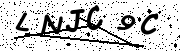
#> input picture captchas/captcha_0001.png, 180 x 51 px; its folder holds only this picture in this run
$ python teste_nuvem.py   (older library calls are emulated)
#> lines starting #> are read from the running program, lines starting #| are printed output that depends on the picture; after the words box and inside, x2 and y2 are one past the last pixel; in counts of white or black regions, pixels touching at a corner belong together
### sei_captcha_pipeline.py
#!/usr/bin/env python3
"""
sei_captcha_pipeline.py
=======================
Pipeline completo para resolução de captchas SEI São Luís-MA

Uso: python sei_captcha_pipeline.py --captcha captcha_0001.png
     python sei_captcha_pipeline.py --batch captchas/

Fases:
    0: Auditoria do dataset
    1: Pré-processamento robusto
    2: Segmentação de caracteres
    3: Dataset de glifos
    4: Reconhecedor (vizinho mais próximo, templates de rotulos.txt)
    5: Política de submissão
"""

import sys
import argparse
import json
import pickle
import cv2
import numpy as np
from pathlib import Path
from collections import defaultdict

BASE_DIR = Path(__file__).resolve().parent
MODELO_FILE = BASE_DIR / "modelo_svm.pkl"
POLITICA_FILE = BASE_DIR / "politica.json"
# Padrão: aceita se a probabilidade mínima do captcha for >= isto
LIMIAR_PROB_PADRAO = 0.76


# ============================================================
# FASE 0: Pré-requisitos
# ============================================================

ROTULOS_FILE = BASE_DIR / "rotulos.txt"
SPLIT_FILE = BASE_DIR / "dataset_split.json"
CAPTCHAS_DIR = BASE_DIR / "captchas"
DEBUG_FASE1 = BASE_DIR / "debug_fase1"
GLIFOS_DIR = BASE_DIR / "glifos"
GLIFOS_CLASE_DIR = BASE_DIR / "glifos_por_classe"
CONFUSOES = {
    '7': ['Z'], 'Z': ['7'],
    'V': ['Y'], 'Y': ['V'],
    'G': ['2', '6'], '2': ['G'], '6': ['G'],
    '1': ['I'], 'I': ['1'],
    'O': ['0', '9'], '9': ['O', '0'], '0': ['O'],
    'A': ['4'], '4': ['A'],
    '5': ['S'], 'S': ['5'],
    '8': ['B'], 'B': ['8'],
    'U': ['V'], 'V': ['U'],
}


def normalizar_glifo(img):
    """Normaliza glifo para 32x32 float32 [0,1]"""
    if img is None:
        return None
    if img.dtype != np.uint8:
        img = img.astype(np.uint8)
    if np.mean(img) > 127:
        img = 255 - img
    coords = np.where(img > 0)
    if len(coords[0]) == 0:
        return None
    y_min, y_max = int(coords[0].min()), int(coords[0].max())
    x_min, x_max = int(coords[1].min()), int(coords[1].max())
    glifo_cortado = img[y_min:y_max+1, x_min:x_max+1]
    h, w = glifo_cortado.shape
    scale = 26.0 / max(h, w)
    new_h = max(1, int(h * scale))
    new_w = max(1, int(w * scale))
    glifo_resized = cv2.resize(glifo_cortado, (new_w, new_h), interpolation=cv2.INTER_AREA)
    canvas = np.zeros((32, 32), dtype=np.float32)
    start_y = (32 - new_h) // 2
    start_x = (32 - new_w) // 2
    canvas[start_y:start_y+new_h, start_x:start_x+new_w] = glifo_resized.astype(np.float32) / 255.0
    return canvas.flatten()


# [8 lines left out: function coseno_similarity, not called in this run]


# ============================================================
# FASE 1: Pré-processamento
# ============================================================

def preprocess(caminho_ou_bytes, remover_linhas=True):
    """Pipeline de pré-processamento robusto"""
    if isinstance(caminho_ou_bytes, (bytes, bytearray)):
        arr = np.frombuffer(caminho_ou_bytes, dtype=np.uint8)
        img = cv2.imdecode(arr, cv2.IMREAD_GRAYSCALE)
    else:
        caminho = Path(caminho_ou_bytes)
        if not caminho.exists():
            raise FileNotFoundError(f"Arquivo não encontrado: {caminho}")
        img = cv2.imread(str(caminho), cv2.IMREAD_GRAYSCALE)

    if img is None:
        raise ValueError(f"Falha ao carregar imagem: {caminho_ou_bytes}")

    # 1. Suavização inicial (remove o "sal" de pontos isolados)
    img_blur = cv2.medianBlur(img, 3)

    # 2. Binarização Otsu com polaridade TINTA=255, FUNDO=0
    _, ink = cv2.threshold(img_blur, 0, 255, cv2.THRESH_BINARY_INV + cv2.THRESH_OTSU)

    # 3. Remoção de linhas: as linhas do SEI têm ~2px e os traços das letras ~4-5px,
    #    então uma abertura 3x3 apaga as linhas sem cortar as letras.
    #    (O HoughLinesP antigo apagava pedaços de V, Y, 7, G...)
    if remover_linhas:
        kernel = cv2.getStructuringElement(cv2.MORPH_ELLIPSE, (3, 3))
        ink = cv2.morphologyEx(ink, cv2.MORPH_OPEN, kernel)

    # 4. Limpeza de ruído por área
    num_labels, labels, stats, _ = cv2.connectedComponentsWithStats(ink, connectivity=8)
    out = np.zeros_like(ink)
    for i in range(1, num_labels):
        x, y, w, h, area = stats[i]
        if area >= 25 and h >= 6:
            out[labels == i] = 255

    return out


# ============================================================
# FASE 2: Segmentação
# ============================================================

N_CARACTERES = 6


def segmentar_caracteres(ink_img, n_expected=N_CARACTERES):
    """
    Segmenta caracteres por colunas com tinta.
    1. Acha "corridas" de colunas com >=2 pixels de tinta.
    2. Se houver corridas demais, junta o par vizinho mais estreito.
    3. Se houver de menos, divide a corrida mais larga no vale da projeção.
    """
    h, w = ink_img.shape
    col = (ink_img > 0).sum(axis=0)
    ativo = col >= 2

    corridas = []
    inicio = None
    for x, v in enumerate(ativo):
        if v and inicio is None:
            inicio = x
        elif not v and inicio is not None:
            corridas.append([inicio, x])
            inicio = None
    if inicio is not None:
        corridas.append([inicio, w])

    # Descarta fragmentos pequenos (resto de linha/ruído)
    corridas = [c for c in corridas
                if c[1] - c[0] >= 3 and np.count_nonzero(ink_img[:, c[0]:c[1]]) >= 40]

    if n_expected:
        while len(corridas) > n_expected:
            larguras = [corridas[i+1][1] - corridas[i][0] for i in range(len(corridas)-1)]
            i = int(np.argmin(larguras))
            corridas[i] = [corridas[i][0], corridas[i+1][1]]
            corridas.pop(i+1)

        while 0 < len(corridas) < n_expected:
            i = int(np.argmax([c[1] - c[0] for c in corridas]))
            a, b = corridas[i]
            faltam = n_expected - len(corridas)
            # ~20px por caractere: decide em quantos pedaços dividir
            k = min(max(2, round((b - a) / 20)), faltam + 1)
            cortes = []
            for j in range(1, k):
                c = a + int((b - a) * j / k)
                lo, hi = max(a + 4, c - 5), min(b - 4, c + 6)
                cortes.append(lo + int(np.argmin(col[lo:hi])) if hi > lo else c)
            bordas = [a] + cortes + [b]
            corridas[i:i+1] = [[bordas[j], bordas[j+1]] for j in range(k)]

    return [(int(a), 0, int(b), h) for a, b in corridas]


# ============================================================
# FASE 4/5: Reconhecimento com política de rejeição
# ============================================================

def extrair_features(glifo):
    """Pixels suavizados + histograma de gradientes (tipo HOG) em blocos 8x8"""
    vetor = normalizar_glifo(glifo)
    if vetor is None:
        return None
    im = vetor.reshape(32, 32)
    gx = cv2.Sobel(im, cv2.CV_32F, 1, 0)
    gy = cv2.Sobel(im, cv2.CV_32F, 0, 1)
    mag = np.hypot(gx, gy)
    bins = np.minimum(((np.arctan2(gy, gx) % np.pi) / np.pi * 9).astype(int), 8)
    hist = []
    for y in range(0, 32, 8):
        for x in range(0, 32, 8):
            hist.append(np.bincount(bins[y:y+8, x:x+8].ravel(),
                                    mag[y:y+8, x:x+8].ravel(), minlength=9))
    hist = np.concatenate(hist)
    hist /= np.linalg.norm(hist) + 1e-6
    pixels = cv2.GaussianBlur(im, (5, 5), 0).ravel() / 20.0
    return np.concatenate([hist, pixels]).astype(np.float32)


def carregar_rotulos():
    """Lê rotulos.txt -> {'CAPTCHA_0001': 'LNJC9C', ...}"""
    rotulos = {}
    if ROTULOS_FILE.exists():
        with open(ROTULOS_FILE, 'r', encoding='utf-8') as f:
            for line in f:
                if '=' in line:
                    cid, codigo = line.split('=', 1)
                    rotulos[cid.strip()] = codigo.strip().upper()
    return rotulos


def glifos_rotulados(rotulos=None):
    """Gera (captcha_id, caractere, features) usando a MESMA pipeline da produção"""
    if rotulos is None:
        rotulos = carregar_rotulos()
    amostras = []
    for cid, codigo in sorted(rotulos.items()):
        caminho = CAPTCHAS_DIR / f"{cid.lower()}.png"
        if not caminho.exists():
            print(f"  [!] {cid}: imagem não encontrada ({caminho.name})")
            continue
        if len(codigo) != N_CARACTERES:
            print(f"  [!] {cid}: rótulo '{codigo}' não tem {N_CARACTERES} caracteres, ignorado")
            continue
        ink = preprocess(caminho)
        for (x1, y1, x2, y2), char in zip(segmentar_caracteres(ink), codigo):
            feat = extrair_features(ink[y1:y2, x1:x2])
            if feat is not None:
                amostras.append((cid, char, feat))
    return amostras


def carregar_templates():
    """Templates por classe gerados direto de rotulos.txt + captchas/"""
    templates = defaultdict(list)
    for _, char, feat in glifos_rotulados():
        templates[char].append(feat)
    return dict(templates)


# ============================================================
# Classificador SVM treinado (opcional, mais preciso)
# ============================================================

# [49 lines left out: functions _augment_glyph, treinar_modelo, not called in this run]


def carregar_modelo(treinar_se_faltar=True):
    """Carrega o SVM salvo. Treina na hora se faltar."""
    if MODELO_FILE.exists():
        try:
            with open(MODELO_FILE, 'rb') as f:
                return pickle.load(f)['clf']
        except Exception as e:
            print(f"[-] Falha ao abrir {MODELO_FILE.name}: {e}")
    if treinar_se_faltar:
        return treinar_modelo()
    return None


# [299 lines left out: functions predizer_topk, reconhecer_com_politica, _ler_politica, resolver_captcha, avaliar_leave_one_out, main, not called in this run]


# [2 lines that do not run on import are left out]

### buscar_link_processo.py
"""
buscar_link_processo.py
-----------------------
Recebe o número do processo e devolve a URL da página do processo no SEI
(md_pesq_processo_exibir.php?...), resolvendo o captcha automaticamente com
o SVM treinado nos seus rótulos (sei_captcha_pipeline + modelo_svm.pkl).

Uso como biblioteca:
    from buscar_link_processo import buscar_link
    url = buscar_link("25101.006859/2026", orgao="SEMCAS", headless=True)

Uso na linha de comando (teste):
    python buscar_link_processo.py 25101.006859/2026 [SEMCAS]
"""

import os
import sys
import time
import urllib.parse
from pathlib import Path
from playwright.sync_api import sync_playwright

URL_PESQUISA = (
    "https://sei.saoluis.ma.gov.br/sei/modulos/pesquisa/"
    "md_pesq_processo_pesquisar.php?acao_externa=protocolo_pesquisar"
    "&acao_origem_externa=protocolo_pesquisar&infra_item_menu=2"
    "&id_orgao_acesso_externo=0&infra_hash=868e0c7f0f9573b23a84c15e1118f425"
)

LINKS_PROCESSO = (
    "a[href*='md_pesq_processo_exibir'], a[href*='procedimento_trabalhar']"
)

PASTA = Path(__file__).resolve().parent
CAPTCHAS_DIR = PASTA / "captchas"
ROTULOS_FILE = PASTA / "rotulos.txt"


# [46 lines left out: functions _proximo_id, _salvar_captcha_rotulado, _proxy_config, not called in this run]


def _carregar_reconhecedor():
    """SVM treinado nos rótulos; fallback para templates se o pkl não abrir."""
    modelo, templates = None, None
    try:
        from sei_captcha_pipeline import carregar_modelo, carregar_templates
        modelo = carregar_modelo(treinar_se_faltar=False)
        if modelo is None:
            templates = carregar_templates()
#> (reads rotulos.txt from the repository)
#> in preprocess, img is the input picture: shape (51, 180); min 0, max 255, mean 205.3
#> in preprocess, `_, ink = cv2.threshold(img_blur, 0, 255, cv2.THRESH_BINARY_INV + cv2.T..`:
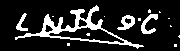
#> ink: shape (51, 180); 15.7% white; 15 white regions (11 under 20 px), largest, box (x1, y1, x2, y2) and area: (15, 5, 144, 49) 998, (141, 14, 158, 34) 149, (117, 15, 135, 30) 141, (16, 13, 28, 31) 91
#> in preprocess, `ink = cv2.morphologyEx(ink, cv2.MORPH_OPEN, kernel)`: ink: shape (51, 180); 13.2% white; 23 white regions (15 under 20 px), largest, box (x1, y1, x2, y2) and area: (35, 14, 63, 37) 273, (82, 5, 103, 30) 193, (64, 9, 85, 32) 175
#> in preprocess, `num_labels, labels, stats, _ = cv2.connectedComponentsWithStats(ink, c..`:
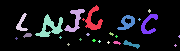
#> labels: shape (51, 180) int32; 24 distinct labels, from 0 to 23; one colour per label, 0 black
#> in preprocess, `num_labels, labels, stats, _ = cv2.connectedComponentsWithStats(ink, c..`: num_labels = 24; stats = 24 rows, first 6: [0, 0, 180, 51, 7972], [82, 5, 21, 25, 193], [64, 9, 21, 23, 175], [148, 9, 3, 4, 8], [16, 13, 12, 18, 89], [35, 14, 28, 23, 273]
#> the loop in preprocess, `for i in range(1, num_labels):` made 23 passes
#> (x, y, w, h, area) on passes 1, 2, 4, 5, 6, 7, 9, 21: (82, 5, 21, 25, 193), (64, 9, 21, 23, 175), (16, 13, 12, 18, 89), (35, 14, 28, 23, 273), (117, 15, 18, 15, 140), (141, 14, 17, 20, 148), (23, 33, 9, 5, 29), (123, 40, 17, 9, 59)
#> after the loop in preprocess, `for i in range(1, num_labels):`:
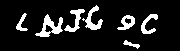
#> out: shape (51, 180); 11.7% white; 7 white regions, largest, box (x1, y1, x2, y2) and area: (35, 14, 63, 37) 273, (82, 5, 103, 30) 193, (64, 9, 85, 32) 175
#> in segmentar_caracteres, `h, w = ink_img.shape`: h = 51; w = 180
#> in segmentar_caracteres, `corridas = [c for c in corridas if c[1] - c[0] >= 3 and np.count_nonze..`: corridas = [[16, 27], [36, 63], [65, 103], [118, 140], [141, 158]]
#> the loop in glifos_rotulados, `for (x1, y1, x2, y2), char in zip(segmentar_caracteres(ink), codigo):` made 6 passes
#> pass 1, in extrair_features, `im = vetor.reshape(32, 32)`:
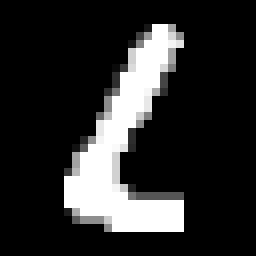
#> im: shape (32, 32) float32 (shown 8 times larger); min 0, max 1, mean 0.169
#> pass 1, in extrair_features, `gx = cv2.Sobel(im, cv2.CV_32F, 1, 0)`:
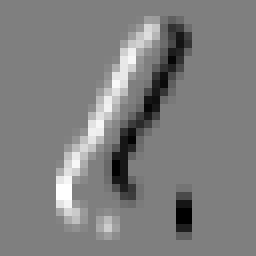
#> gx: shape (32, 32) float32 (shown 8 times larger); min -4, max 4, mean -1.16e-10; drawn with min black and max white
#> pass 1, in extrair_features, `gy = cv2.Sobel(im, cv2.CV_32F, 0, 1)`:
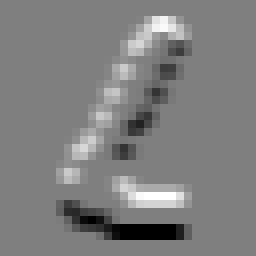
#> gy: shape (32, 32) float32 (shown 8 times larger); min -4, max 4, mean -3.73e-09; drawn with min black and max white
#> pass 1, in extrair_features, `mag = np.hypot(gx, gy)`:
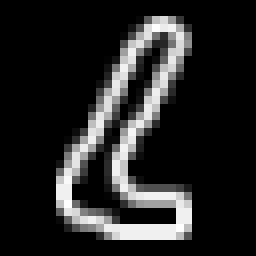
#> mag: shape (32, 32) float32 (shown 8 times larger); min 0, max 4.24, mean 0.613; drawn with min black and max white
#> after the loop in glifos_rotulados, `for (x1, y1, x2, y2), char in zip(segmentar_caracteres(ink), codigo):`: amostras = 6 items
    except Exception as e:
        print(f"[busca] Falha ao carregar reconhecedor: {e}")
    return modelo, templates


# [32 lines left out: function _preparar_formulario, not called in this run]


def _resolver_captcha(img_bytes, modelo, templates):
    from sei_captcha_pipeline import resolver_captcha
    return resolver_captcha(img_bytes, modelo=modelo, templates=templates)


# [125 lines left out: function buscar_link, not called in this run]


# [6 lines that do not run on import are left out]

### teste_nuvem.py
"""
teste_nuvem.py
--------------
Teste de conectividade para rodar na nuvem (Railway, VPS, etc.).

Responde UMA pergunta: o Cloudflare do SEI bloqueia este IP de datacenter?

Etapa 1: abre a página de pesquisa e verifica se veio bloqueio.
Etapa 2 (bônus): roda uma busca completa com o fluxo de produção
         (buscar_link + SVM treinado nos rótulos).

Uso:
    python teste_nuvem.py [numero_processo]

Saída (procure a linha VEREDITO):
    VEREDITO: PASSOU    - o IP passa e a busca funciona
    VEREDITO: BLOQUEADO - Cloudflare barrou este IP (precisa proxy residencial)
    VEREDITO: IP PASSOU - passa, mas o captcha não resolveu (não bloqueia o deploy)
"""

import sys
import time
from pathlib import Path

PASTA = Path(__file__).resolve().parent
sys.path.insert(0, str(PASTA))

from buscar_link_processo import (  # noqa: E402
    URL_PESQUISA, _carregar_reconhecedor, _proxy_config, buscar_link,
)
from playwright.sync_api import sync_playwright  # noqa: E402

PROCESSO_TESTE = sys.argv[1] if len(sys.argv) > 1 else "25101.006859/2026"
ORGAO = "SEMCAS"


def veredito(texto, ok):
    print("\n" + "=" * 62)
    print(f"VEREDITO: {texto}")
    print("=" * 62)
    sys.exit(0 if ok else 1)


def ip_passa_cloudflare():
    """Etapa 1: só verifica se a página carrega sem bloqueio.

    Em datacenter o Cloudflare costuma servir uma página de desafio em vez do
    formulário. Se o formulário não aparecer, NÃO morre no timeout: imprime
    título/corpo/URL da página que veio para dar o veredito na hora.
    """
    with sync_playwright() as p:
        print("[teste] lançando Chromium...", flush=True)
        browser = p.chromium.launch(headless=False, args=[
            "--no-sandbox", "--disable-dev-shm-usage", "--disable-gpu"])
        print("[teste] Chromium no ar, abrindo página...", flush=True)
        proxy = _proxy_config()
        if proxy:
            print(f"[teste] saindo via proxy: {proxy['server']}", flush=True)
        try:
            page = browser.new_context(
                viewport={"width": 1366, "height": 800},
                proxy=proxy).new_page()
            page.goto(URL_PESQUISA, wait_until="domcontentloaded")

            # espera curta pelo formulário; se não vier, segue para o
            # diagnóstico em vez de estourar TimeoutError
            veio = True
            try:
                page.wait_for_selector("#txtProtocoloPesquisa", timeout=20000)
            except Exception:
                veio = False

            titulo = (page.title() or "")[:80]
            corpo = (page.locator("body").inner_text() or "")[:400]
            url_atual = page.url[:120]
            print(f"[teste] título da página: {titulo!r}", flush=True)
            print(f"[teste] URL atual: {url_atual!r}", flush=True)
            print(f"[teste] corpo: {corpo[:250]!r}", flush=True)

            if veio and page.locator("#txtProtocoloPesquisa").count() > 0:
                print("[teste] formulário #txtProtocoloPesquisa presente")
                return "ok"

            baixo = f"{titulo} {corpo}".lower()
            if any(s in baixo for s in (
                    "cloudflare", "attention required", "just a moment",
                    "verify you are human", "checking your browser",
                    "enable javascript", "captcha", "access denied",
                    "blocked")):
                return "bloqueado"

            return "estranho"
        finally:
            try:
                browser.close()
            except Exception:
                pass


def main():
    t0 = time.time()
    print("[teste] importando dependências (cv2/sklearn/pkl 52MB)...", flush=True)
    modelo, templates = _carregar_reconhecedor()
    print(f"[teste] dependências prontas em {time.time() - t0:.0f}s", flush=True)
    print(f"[teste] reconhecedor: {'SVM' if modelo is not None else 'templates'}", flush=True)
    print(f"[teste] processo de teste: {PROCESSO_TESTE}", flush=True)

    resultado = ip_passa_cloudflare()
    if resultado == "bloqueado":
        veredito("BLOQUEADO - Cloudflare barrou este IP "
                 "(precisa proxy residencial)", False)
    if resultado == "estranho":
        veredito("PÁGINA ESTRANHA - nem bloqueio nem formulário "
                 "(link expirado?)", False)

    print("[teste] formulário carregou - IP passou pelo Cloudflare!")

    # Etapa 2 (bônus): busca completa pelo fluxo de produção, que recarrega
    # o captcha pelo botão do SEI a cada erro.
    print("[teste] rodando busca completa com o fluxo de produção...")
    url = buscar_link(PROCESSO_TESTE, orgao=ORGAO, oculto=True,
                      max_tentativas=4,
                      ao_progresso=lambda m: print(f"[teste] {m}"))
    if url:
        veredito("PASSOU - o IP desta máquina consegue buscar no SEI "
                 "(captcha resolvido e processo encontrado)", True)
    veredito("IP PASSOU (formulário carregou sem bloqueio), mas o captcha "
             "não foi resolvido em 4 tentativas — a leitura do SVM errou; "
             "para o deploy isso não bloqueia", True)


if __name__ == "__main__":
    main()
#> (the call stopped at in ip_passa_cloudflare, `with sync_playwright() as p:`: playwright is not available in this run)
